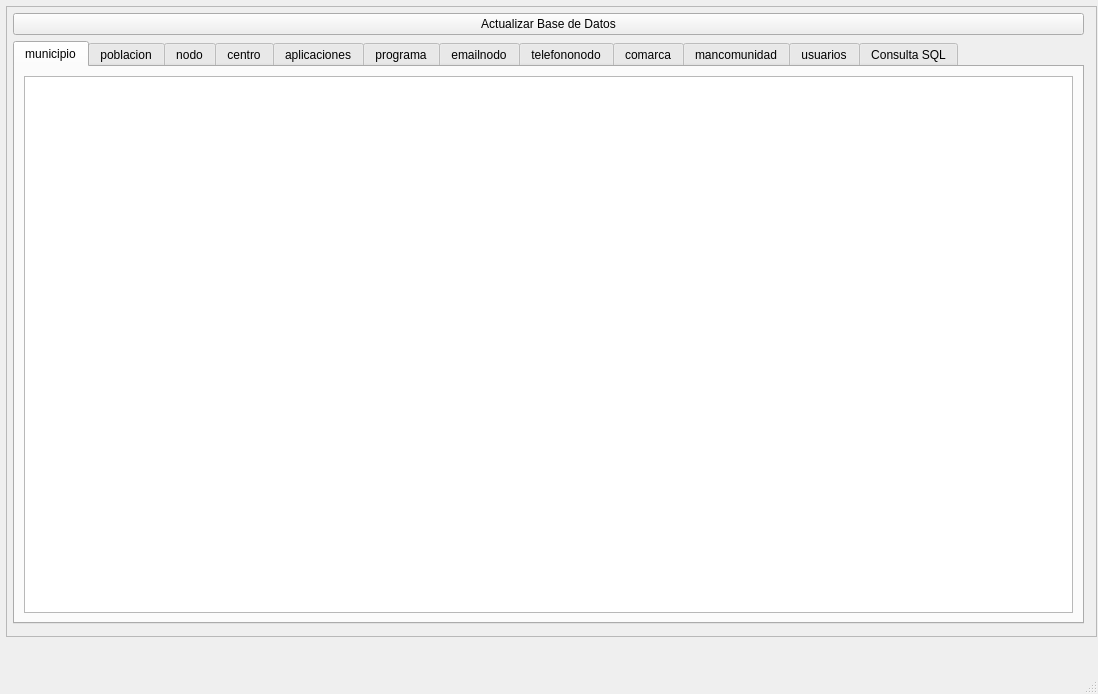
<?xml version="1.0" encoding="UTF-8"?>
<ui version="4.0">
 <class>BaseDatos</class>
 <widget class="QMainWindow" name="BaseDatos">
  <property name="geometry">
   <rect>
    <x>0</x>
    <y>0</y>
    <width>1098</width>
    <height>694</height>
   </rect>
  </property>
  <property name="windowTitle">
   <string>Tablas de la DB</string>
  </property>
  <widget class="QWidget" name="centralwidget">
   <widget class="QScrollArea" name="scrollArea">
    <property name="geometry">
     <rect>
      <x>6</x>
      <y>6</y>
      <width>1091</width>
      <height>631</height>
     </rect>
    </property>
    <property name="widgetResizable">
     <bool>true</bool>
    </property>
    <widget class="QWidget" name="scrollAreaWidgetContents">
     <property name="geometry">
      <rect>
       <x>0</x>
       <y>0</y>
       <width>1087</width>
       <height>627</height>
      </rect>
     </property>
     <widget class="QWidget" name="layoutWidget">
      <property name="geometry">
       <rect>
        <x>6</x>
        <y>6</y>
        <width>1071</width>
        <height>611</height>
       </rect>
      </property>
      <layout class="QVBoxLayout" name="verticalLayout">
       <item>
        <layout class="QHBoxLayout" name="horizontalLayout">
         <item>
          <widget class="QPushButton" name="pushButton">
           <property name="text">
            <string>Actualizar Base de Datos</string>
           </property>
          </widget>
         </item>
        </layout>
       </item>
       <item>
        <widget class="QTabWidget" name="tablas">
         <property name="currentIndex">
          <number>0</number>
         </property>
         <widget class="QWidget" name="municipio">
          <attribute name="title">
           <string>municipio</string>
          </attribute>
          <layout class="QGridLayout" name="gridLayout_13">
           <item row="0" column="0">
            <widget class="QTableView" name="tableView_municipio"/>
           </item>
          </layout>
         </widget>
         <widget class="QWidget" name="poblacion">
          <attribute name="title">
           <string>poblacion</string>
          </attribute>
          <layout class="QGridLayout" name="gridLayout_12">
           <item row="0" column="0">
            <widget class="QTableView" name="tableView_poblacion"/>
           </item>
          </layout>
         </widget>
         <widget class="QWidget" name="nodo">
          <attribute name="title">
           <string>nodo</string>
          </attribute>
          <layout class="QGridLayout" name="gridLayout_11">
           <item row="0" column="0">
            <widget class="QTableView" name="tableView_nodo">
             <property name="dragEnabled">
              <bool>true</bool>
             </property>
             <property name="dragDropMode">
              <enum>QAbstractItemView::DragDrop</enum>
             </property>
            </widget>
           </item>
          </layout>
         </widget>
         <widget class="QWidget" name="centro">
          <attribute name="title">
           <string>centro</string>
          </attribute>
          <layout class="QGridLayout" name="gridLayout_10">
           <item row="0" column="0">
            <widget class="QTableView" name="tableView_centro"/>
           </item>
          </layout>
         </widget>
         <widget class="QWidget" name="aplicaciones">
          <attribute name="title">
           <string>aplicaciones</string>
          </attribute>
          <layout class="QGridLayout" name="gridLayout_9">
           <item row="0" column="0">
            <widget class="QTableView" name="tableView_aplicaciones"/>
           </item>
          </layout>
         </widget>
         <widget class="QWidget" name="programa">
          <attribute name="title">
           <string>programa</string>
          </attribute>
          <layout class="QGridLayout" name="gridLayout_8">
           <item row="0" column="0">
            <widget class="QTableView" name="tableView_programa"/>
           </item>
          </layout>
         </widget>
         <widget class="QWidget" name="emailnodo">
          <attribute name="title">
           <string>emailnodo</string>
          </attribute>
          <layout class="QGridLayout" name="gridLayout_7">
           <item row="0" column="0">
            <widget class="QTableView" name="tableView_emailnodo"/>
           </item>
          </layout>
         </widget>
         <widget class="QWidget" name="telefononodo">
          <attribute name="title">
           <string>telefononodo</string>
          </attribute>
          <layout class="QGridLayout" name="gridLayout_6">
           <item row="0" column="0">
            <widget class="QTableView" name="tableView_telefononodo"/>
           </item>
          </layout>
         </widget>
         <widget class="QWidget" name="comarca">
          <attribute name="title">
           <string>comarca</string>
          </attribute>
          <layout class="QGridLayout" name="gridLayout_5">
           <item row="0" column="0">
            <widget class="QTableView" name="tableView_comarca"/>
           </item>
          </layout>
         </widget>
         <widget class="QWidget" name="mancomunidad">
          <attribute name="title">
           <string>mancomunidad</string>
          </attribute>
          <layout class="QGridLayout" name="gridLayout_4">
           <item row="0" column="0">
            <widget class="QTableView" name="tableView_mancomunidad"/>
           </item>
          </layout>
         </widget>
         <widget class="QWidget" name="usuarios">
          <attribute name="title">
           <string>usuarios</string>
          </attribute>
          <layout class="QGridLayout" name="gridLayout_14">
           <item row="0" column="0">
            <widget class="QTableView" name="tableView_usuarios"/>
           </item>
          </layout>
         </widget>
         <widget class="QWidget" name="Consulta">
          <attribute name="title">
           <string>Consulta SQL</string>
          </attribute>
          <widget class="QWidget" name="layoutWidget">
           <property name="geometry">
            <rect>
             <x>6</x>
             <y>6</y>
             <width>1051</width>
             <height>531</height>
            </rect>
           </property>
           <layout class="QVBoxLayout" name="verticalLayout_2">
            <item>
             <widget class="QFrame" name="frame">
              <property name="minimumSize">
               <size>
                <width>0</width>
                <height>55</height>
               </size>
              </property>
              <property name="font">
               <font>
                <weight>50</weight>
                <bold>false</bold>
               </font>
              </property>
              <property name="frameShape">
               <enum>QFrame::StyledPanel</enum>
              </property>
              <property name="frameShadow">
               <enum>QFrame::Raised</enum>
              </property>
              <widget class="QLabel" name="label_consulta">
               <property name="geometry">
                <rect>
                 <x>10</x>
                 <y>15</y>
                 <width>85</width>
                 <height>17</height>
                </rect>
               </property>
               <property name="text">
                <string>Consulta Sql</string>
               </property>
              </widget>
              <widget class="QWidget" name="layoutWidget">
               <property name="geometry">
                <rect>
                 <x>110</x>
                 <y>0</y>
                 <width>931</width>
                 <height>52</height>
                </rect>
               </property>
               <layout class="QHBoxLayout" name="horizontalLayout_3">
                <item>
                 <widget class="QComboBox" name="comboBox_consulta">
                  <property name="editable">
                   <bool>true</bool>
                  </property>
                  <item>
                   <property name="text">
                    <string/>
                   </property>
                  </item>
                  <item>
                   <property name="text">
                    <string>Consulta de extensiones, teléfonos e email de ayuntamientos</string>
                   </property>
                  </item>
                  <item>
                   <property name="text">
                    <string>Consulta de datos de programas, mostrando letras identificativas</string>
                   </property>
                  </item>
                  <item>
                   <property name="text">
                    <string>Consulta de nodos a los que les falta información de contacto (faltan teléfono o dirección)</string>
                   </property>
                  </item>
                  <item>
                   <property name="text">
                    <string>Consulta de nodos de centros</string>
                   </property>
                  </item>
                  <item>
                   <property name="text">
                    <string>Consulta de datos de contacto con ayuntamientos.  Datos necesarios para la página de Diputación</string>
                   </property>
                  </item>
                  <item>
                   <property name="text">
                    <string>Consulta de programas</string>
                   </property>
                  </item>
                  <item>
                   <property name="text">
                    <string>Consulta de poblaciones por municipios</string>
                   </property>
                  </item>
                  <item>
                   <property name="text">
                    <string>Consulta de nodos por poblaciones</string>
                   </property>
                  </item>
                  <item>
                   <property name="text">
                    <string>Consulta de total de routers por tipo</string>
                   </property>
                  </item>
                 </widget>
                </item>
                <item>
                 <layout class="QHBoxLayout" name="horizontalLayout_2">
                  <item>
                   <widget class="QPushButton" name="pB_sql">
                    <property name="text">
                     <string/>
                    </property>
                    <property name="icon">
                     <iconset resource="../iconos.qrc">
                      <normaloff>:/imagenes/iconos/botonera/sql.svg</normaloff>:/imagenes/iconos/botonera/sql.svg</iconset>
                    </property>
                    <property name="iconSize">
                     <size>
                      <width>32</width>
                      <height>32</height>
                     </size>
                    </property>
                   </widget>
                  </item>
                  <item>
                   <widget class="QPushButton" name="pB_csv">
                    <property name="text">
                     <string/>
                    </property>
                    <property name="icon">
                     <iconset resource="../iconos.qrc">
                      <normaloff>:/imagenes/iconos/basedatos/csv.png</normaloff>:/imagenes/iconos/basedatos/csv.png</iconset>
                    </property>
                    <property name="iconSize">
                     <size>
                      <width>32</width>
                      <height>32</height>
                     </size>
                    </property>
                   </widget>
                  </item>
                 </layout>
                </item>
               </layout>
              </widget>
             </widget>
            </item>
            <item>
             <widget class="QTableView" name="tableView_consulta"/>
            </item>
           </layout>
          </widget>
         </widget>
        </widget>
       </item>
      </layout>
     </widget>
    </widget>
   </widget>
  </widget>
  <widget class="QMenuBar" name="menubar">
   <property name="geometry">
    <rect>
     <x>0</x>
     <y>0</y>
     <width>1098</width>
     <height>30</height>
    </rect>
   </property>
  </widget>
  <widget class="QStatusBar" name="statusbar"/>
 </widget>
 <resources>
  <include location="../iconos.qrc"/>
 </resources>
 <connections/>
</ui>
